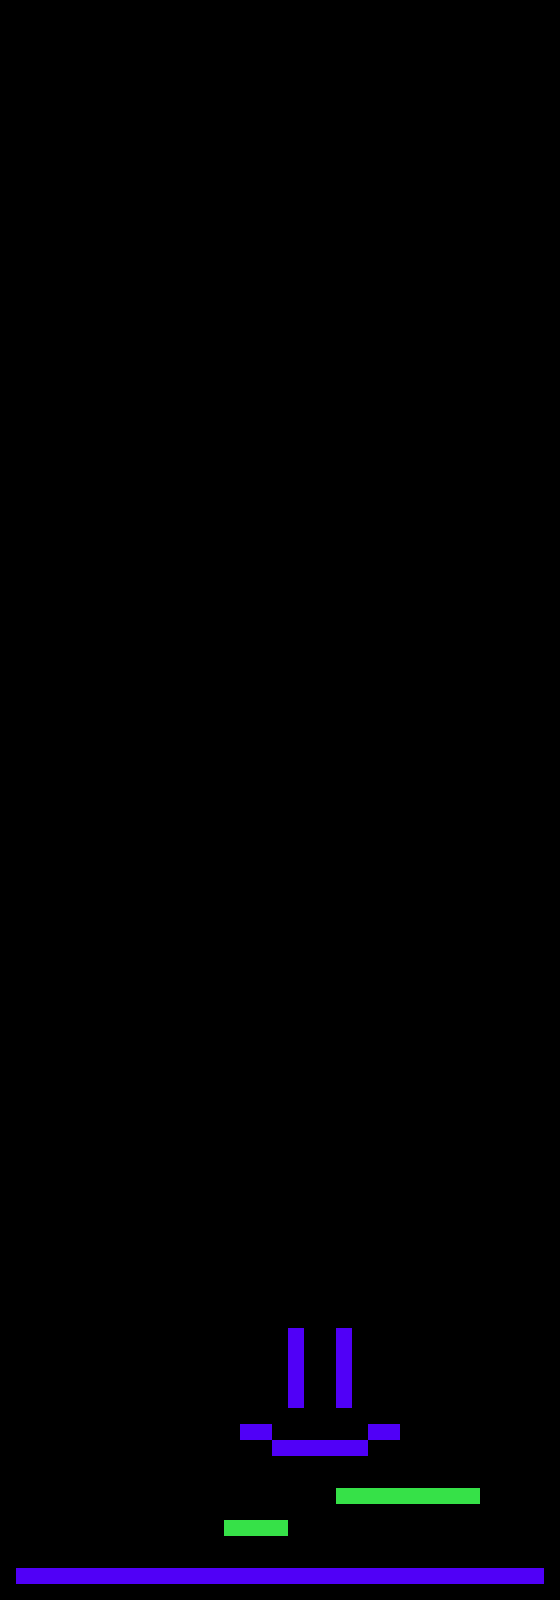

This is a level from a 2D game, rendered from its Tiled map with the project's own tilesets. A one-line summary and the complete map file follow:
An orthogonal 35x100 tile map with 16x16 px tiles, 1 tile layer (Tile Layer 1) and 5 objects.

<map version="1.5" tiledversion="1.7.2" orientation="orthogonal" renderorder="right-down" width="35" height="100" tilewidth="16" tileheight="16" infinite="0" nextlayerid="3" nextobjectid="22">
 <tileset firstgid="1" source="Tilesheet.tsx" />
 <layer id="1" name="Tile Layer 1" width="35" height="100">
  <data encoding="csv">
0,0,0,0,0,0,0,0,0,0,0,0,0,0,0,0,0,0,0,0,0,0,0,0,0,0,0,0,0,0,0,0,0,0,0,
0,0,0,0,0,0,0,0,0,0,0,0,0,0,0,0,0,0,0,0,0,0,0,0,0,0,0,0,0,0,0,0,0,0,0,
0,0,0,0,0,0,0,0,0,0,0,0,0,0,0,0,0,0,0,0,0,0,0,0,0,0,0,0,0,0,0,0,0,0,0,
0,0,0,0,0,0,0,0,0,0,0,0,0,0,0,0,0,0,0,0,0,0,0,0,0,0,0,0,0,0,0,0,0,0,0,
0,0,0,0,0,0,0,0,0,0,0,0,0,0,0,0,0,0,0,0,0,0,0,0,0,0,0,0,0,0,0,0,0,0,0,
0,0,0,0,0,0,0,0,0,0,0,0,0,0,0,0,0,0,0,0,0,0,0,0,0,0,0,0,0,0,0,0,0,0,0,
0,0,0,0,0,0,0,0,0,0,0,0,0,0,0,0,0,0,0,0,0,0,0,0,0,0,0,0,0,0,0,0,0,0,0,
0,0,0,0,0,0,0,0,0,0,0,0,0,0,0,0,0,0,0,0,0,0,0,0,0,0,0,0,0,0,0,0,0,0,0,
0,0,0,0,0,0,0,0,0,0,0,0,0,0,0,0,0,0,0,0,0,0,0,0,0,0,0,0,0,0,0,0,0,0,0,
0,0,0,0,0,0,0,0,0,0,0,0,0,0,0,0,0,0,0,0,0,0,0,0,0,0,0,0,0,0,0,0,0,0,0,
0,0,0,0,0,0,0,0,0,0,0,0,0,0,0,0,0,0,0,0,0,0,0,0,0,0,0,0,0,0,0,0,0,0,0,
0,0,0,0,0,0,0,0,0,0,0,0,0,0,0,0,0,0,0,0,0,0,0,0,0,0,0,0,0,0,0,0,0,0,0,
0,0,0,0,0,0,0,0,0,0,0,0,0,0,0,0,0,0,0,0,0,0,0,0,0,0,0,0,0,0,0,0,0,0,0,
0,0,0,0,0,0,0,0,0,0,0,0,0,0,0,0,0,0,0,0,0,0,0,0,0,0,0,0,0,0,0,0,0,0,0,
0,0,0,0,0,0,0,0,0,0,0,0,0,0,0,0,0,0,0,0,0,0,0,0,0,0,0,0,0,0,0,0,0,0,0,
0,0,0,0,0,0,0,0,0,0,0,0,0,0,0,0,0,0,0,0,0,0,0,0,0,0,0,0,0,0,0,0,0,0,0,
0,0,0,0,0,0,0,0,0,0,0,0,0,0,0,0,0,0,0,0,0,0,0,0,0,0,0,0,0,0,0,0,0,0,0,
0,0,0,0,0,0,0,0,0,0,0,0,0,0,0,0,0,0,0,0,0,0,0,0,0,0,0,0,0,0,0,0,0,0,0,
0,0,0,0,0,0,0,0,0,0,0,0,0,0,0,0,0,0,0,0,0,0,0,0,0,0,0,0,0,0,0,0,0,0,0,
0,0,0,0,0,0,0,0,0,0,0,0,0,0,0,0,0,0,0,0,0,0,0,0,0,0,0,0,0,0,0,0,0,0,0,
0,0,0,0,0,0,0,0,0,0,0,0,0,0,0,0,0,0,0,0,0,0,0,0,0,0,0,0,0,0,0,0,0,0,0,
0,0,0,0,0,0,0,0,0,0,0,0,0,0,0,0,0,0,0,0,0,0,0,0,0,0,0,0,0,0,0,0,0,0,0,
0,0,0,0,0,0,0,0,0,0,0,0,0,0,0,0,0,0,0,0,0,0,0,0,0,0,0,0,0,0,0,0,0,0,0,
0,0,0,0,0,0,0,0,0,0,0,0,0,0,0,0,0,0,0,0,0,0,0,0,0,0,0,0,0,0,0,0,0,0,0,
0,0,0,0,0,0,0,0,0,0,0,0,0,0,0,0,0,0,0,0,0,0,0,0,0,0,0,0,0,0,0,0,0,0,0,
0,0,0,0,0,0,0,0,0,0,0,0,0,0,0,0,0,0,0,0,0,0,0,0,0,0,0,0,0,0,0,0,0,0,0,
0,0,0,0,0,0,0,0,0,0,0,0,0,0,0,0,0,0,0,0,0,0,0,0,0,0,0,0,0,0,0,0,0,0,0,
0,0,0,0,0,0,0,0,0,0,0,0,0,0,0,0,0,0,0,0,0,0,0,0,0,0,0,0,0,0,0,0,0,0,0,
0,0,0,0,0,0,0,0,0,0,0,0,0,0,0,0,0,0,0,0,0,0,0,0,0,0,0,0,0,0,0,0,0,0,0,
0,0,0,0,0,0,0,0,0,0,0,0,0,0,0,0,0,0,0,0,0,0,0,0,0,0,0,0,0,0,0,0,0,0,0,
0,0,0,0,0,0,0,0,0,0,0,0,0,0,0,0,0,0,0,0,0,0,0,0,0,0,0,0,0,0,0,0,0,0,0,
0,0,0,0,0,0,0,0,0,0,0,0,0,0,0,0,0,0,0,0,0,0,0,0,0,0,0,0,0,0,0,0,0,0,0,
0,0,0,0,0,0,0,0,0,0,0,0,0,0,0,0,0,0,0,0,0,0,0,0,0,0,0,0,0,0,0,0,0,0,0,
0,0,0,0,0,0,0,0,0,0,0,0,0,0,0,0,0,0,0,0,0,0,0,0,0,0,0,0,0,0,0,0,0,0,0,
0,0,0,0,0,0,0,0,0,0,0,0,0,0,0,0,0,0,0,0,0,0,0,0,0,0,0,0,0,0,0,0,0,0,0,
0,0,0,0,0,0,0,0,0,0,0,0,0,0,0,0,0,0,0,0,0,0,0,0,0,0,0,0,0,0,0,0,0,0,0,
0,0,0,0,0,0,0,0,0,0,0,0,0,0,0,0,0,0,0,0,0,0,0,0,0,0,0,0,0,0,0,0,0,0,0,
0,0,0,0,0,0,0,0,0,0,0,0,0,0,0,0,0,0,0,0,0,0,0,0,0,0,0,0,0,0,0,0,0,0,0,
0,0,0,0,0,0,0,0,0,0,0,0,0,0,0,0,0,0,0,0,0,0,0,0,0,0,0,0,0,0,0,0,0,0,0,
0,0,0,0,0,0,0,0,0,0,0,0,0,0,0,0,0,0,0,0,0,0,0,0,0,0,0,0,0,0,0,0,0,0,0,
0,0,0,0,0,0,0,0,0,0,0,0,0,0,0,0,0,0,0,0,0,0,0,0,0,0,0,0,0,0,0,0,0,0,0,
0,0,0,0,0,0,0,0,0,0,0,0,0,0,0,0,0,0,0,0,0,0,0,0,0,0,0,0,0,0,0,0,0,0,0,
0,0,0,0,0,0,0,0,0,0,0,0,0,0,0,0,0,0,0,0,0,0,0,0,0,0,0,0,0,0,0,0,0,0,0,
0,0,0,0,0,0,0,0,0,0,0,0,0,0,0,0,0,0,0,0,0,0,0,0,0,0,0,0,0,0,0,0,0,0,0,
0,0,0,0,0,0,0,0,0,0,0,0,0,0,0,0,0,0,0,0,0,0,0,0,0,0,0,0,0,0,0,0,0,0,0,
0,0,0,0,0,0,0,0,0,0,0,0,0,0,0,0,0,0,0,0,0,0,0,0,0,0,0,0,0,0,0,0,0,0,0,
0,0,0,0,0,0,0,0,0,0,0,0,0,0,0,0,0,0,0,0,0,0,0,0,0,0,0,0,0,0,0,0,0,0,0,
0,0,0,0,0,0,0,0,0,0,0,0,0,0,0,0,0,0,0,0,0,0,0,0,0,0,0,0,0,0,0,0,0,0,0,
0,0,0,0,0,0,0,0,0,0,0,0,0,0,0,0,0,0,0,0,0,0,0,0,0,0,0,0,0,0,0,0,0,0,0,
0,0,0,0,0,0,0,0,0,0,0,0,0,0,0,0,0,0,0,0,0,0,0,0,0,0,0,0,0,0,0,0,0,0,0,
0,0,0,0,0,0,0,0,0,0,0,0,0,0,0,0,0,0,0,0,0,0,0,0,0,0,0,0,0,0,0,0,0,0,0,
0,0,0,0,0,0,0,0,0,0,0,0,0,0,0,0,0,0,0,0,0,0,0,0,0,0,0,0,0,0,0,0,0,0,0,
0,0,0,0,0,0,0,0,0,0,0,0,0,0,0,0,0,0,0,0,0,0,0,0,0,0,0,0,0,0,0,0,0,0,0,
0,0,0,0,0,0,0,0,0,0,0,0,0,0,0,0,0,0,0,0,0,0,0,0,0,0,0,0,0,0,0,0,0,0,0,
0,0,0,0,0,0,0,0,0,0,0,0,0,0,0,0,0,0,0,0,0,0,0,0,0,0,0,0,0,0,0,0,0,0,0,
0,0,0,0,0,0,0,0,0,0,0,0,0,0,0,0,0,0,0,0,0,0,0,0,0,0,0,0,0,0,0,0,0,0,0,
0,0,0,0,0,0,0,0,0,0,0,0,0,0,0,0,0,0,0,0,0,0,0,0,0,0,0,0,0,0,0,0,0,0,0,
0,0,0,0,0,0,0,0,0,0,0,0,0,0,0,0,0,0,0,0,0,0,0,0,0,0,0,0,0,0,0,0,0,0,0,
0,0,0,0,0,0,0,0,0,0,0,0,0,0,0,0,0,0,0,0,0,0,0,0,0,0,0,0,0,0,0,0,0,0,0,
0,0,0,0,0,0,0,0,0,0,0,0,0,0,0,0,0,0,0,0,0,0,0,0,0,0,0,0,0,0,0,0,0,0,0,
0,0,0,0,0,0,0,0,0,0,0,0,0,0,0,0,0,0,0,0,0,0,0,0,0,0,0,0,0,0,0,0,0,0,0,
0,0,0,0,0,0,0,0,0,0,0,0,0,0,0,0,0,0,0,0,0,0,0,0,0,0,0,0,0,0,0,0,0,0,0,
0,0,0,0,0,0,0,0,0,0,0,0,0,0,0,0,0,0,0,0,0,0,0,0,0,0,0,0,0,0,0,0,0,0,0,
0,0,0,0,0,0,0,0,0,0,0,0,0,0,0,0,0,0,0,0,0,0,0,0,0,0,0,0,0,0,0,0,0,0,0,
0,0,0,0,0,0,0,0,0,0,0,0,0,0,0,0,0,0,0,0,0,0,0,0,0,0,0,0,0,0,0,0,0,0,0,
0,0,0,0,0,0,0,0,0,0,0,0,0,0,0,0,0,0,0,0,0,0,0,0,0,0,0,0,0,0,0,0,0,0,0,
0,0,0,0,0,0,0,0,0,0,0,0,0,0,0,0,0,0,0,0,0,0,0,0,0,0,0,0,0,0,0,0,0,0,0,
0,0,0,0,0,0,0,0,0,0,0,0,0,0,0,0,0,0,0,0,0,0,0,0,0,0,0,0,0,0,0,0,0,0,0,
0,0,0,0,0,0,0,0,0,0,0,0,0,0,0,0,0,0,0,0,0,0,0,0,0,0,0,0,0,0,0,0,0,0,0,
0,0,0,0,0,0,0,0,0,0,0,0,0,0,0,0,0,0,0,0,0,0,0,0,0,0,0,0,0,0,0,0,0,0,0,
0,0,0,0,0,0,0,0,0,0,0,0,0,0,0,0,0,0,0,0,0,0,0,0,0,0,0,0,0,0,0,0,0,0,0,
0,0,0,0,0,0,0,0,0,0,0,0,0,0,0,0,0,0,0,0,0,0,0,0,0,0,0,0,0,0,0,0,0,0,0,
0,0,0,0,0,0,0,0,0,0,0,0,0,0,0,0,0,0,0,0,0,0,0,0,0,0,0,0,0,0,0,0,0,0,0,
0,0,0,0,0,0,0,0,0,0,0,0,0,0,0,0,0,0,0,0,0,0,0,0,0,0,0,0,0,0,0,0,0,0,0,
0,0,0,0,0,0,0,0,0,0,0,0,0,0,0,0,0,0,0,0,0,0,0,0,0,0,0,0,0,0,0,0,0,0,0,
0,0,0,0,0,0,0,0,0,0,0,0,0,0,0,0,0,0,0,0,0,0,0,0,0,0,0,0,0,0,0,0,0,0,0,
0,0,0,0,0,0,0,0,0,0,0,0,0,0,0,0,0,0,0,0,0,0,0,0,0,0,0,0,0,0,0,0,0,0,0,
0,0,0,0,0,0,0,0,0,0,0,0,0,0,0,0,0,0,0,0,0,0,0,0,0,0,0,0,0,0,0,0,0,0,0,
0,0,0,0,0,0,0,0,0,0,0,0,0,0,0,0,0,0,0,0,0,0,0,0,0,0,0,0,0,0,0,0,0,0,0,
0,0,0,0,0,0,0,0,0,0,0,0,0,0,0,0,0,0,0,0,0,0,0,0,0,0,0,0,0,0,0,0,0,0,0,
0,0,0,0,0,0,0,0,0,0,0,0,0,0,0,0,0,0,0,0,0,0,0,0,0,0,0,0,0,0,0,0,0,0,0,
0,0,0,0,0,0,0,0,0,0,0,0,0,0,0,0,0,0,0,0,0,0,0,0,0,0,0,0,0,0,0,0,0,0,0,
0,0,0,0,0,0,0,0,0,0,0,0,0,0,0,0,0,0,0,0,0,0,0,0,0,0,0,0,0,0,0,0,0,0,0,
0,0,0,0,0,0,0,0,0,0,0,0,0,0,0,0,0,0,1,0,0,1,0,0,0,0,0,0,0,0,0,0,0,0,0,
0,0,0,0,0,0,0,0,0,0,0,0,0,0,0,0,0,0,1,0,0,1,0,0,0,0,0,0,0,0,0,0,0,0,0,
0,0,0,0,0,0,0,0,0,0,0,0,0,0,0,0,0,0,1,0,0,1,0,0,0,0,0,0,0,0,0,0,0,0,0,
0,0,0,0,0,0,0,0,0,0,0,0,0,0,0,0,0,0,1,0,0,1,0,0,0,0,0,0,0,0,0,0,0,0,0,
0,0,0,0,0,0,0,0,0,0,0,0,0,0,0,0,0,0,1,0,0,1,0,0,0,0,0,0,0,0,0,0,0,0,0,
0,0,0,0,0,0,0,0,0,0,0,0,0,0,0,0,0,0,0,0,0,0,0,0,0,0,0,0,0,0,0,0,0,0,0,
0,0,0,0,0,0,0,0,0,0,0,0,0,0,0,1,1,0,0,0,0,0,0,1,1,0,0,0,0,0,0,0,0,0,0,
0,0,0,0,0,0,0,0,0,0,0,0,0,0,0,0,0,1,1,1,1,1,1,0,0,0,0,0,0,0,0,0,0,0,0,
0,0,0,0,0,0,0,0,0,0,0,0,0,0,0,0,0,0,0,0,0,0,0,0,0,0,0,0,0,0,0,0,0,0,0,
0,0,0,0,0,0,0,0,0,0,0,0,0,0,0,0,0,0,0,0,0,0,0,0,0,0,0,0,0,0,0,0,0,0,0,
0,0,0,0,0,0,0,0,0,0,0,0,0,0,0,0,0,0,0,0,0,2,2,2,2,2,2,2,2,2,0,0,0,0,0,
0,0,0,0,0,0,0,0,0,0,0,0,0,0,0,0,0,0,0,0,0,0,0,0,0,0,0,0,0,0,0,0,0,0,0,
0,0,0,0,0,0,0,0,0,0,0,0,0,0,2,2,2,2,0,0,0,0,0,0,0,0,0,0,0,0,0,0,0,0,0,
0,0,0,0,0,0,0,0,0,0,0,0,0,0,0,0,0,0,0,0,0,0,0,0,0,0,0,0,0,0,0,0,0,0,0,
0,0,0,0,0,0,0,0,0,0,0,0,0,0,0,0,0,0,0,0,0,0,0,0,0,0,0,0,0,0,0,0,0,0,0,
0,1,1,1,1,1,1,1,1,1,1,1,1,1,1,1,1,1,1,1,1,1,1,1,1,1,1,1,1,1,1,1,1,1,0,
0,0,0,0,0,0,0,0,0,0,0,0,0,0,0,0,0,0,0,0,0,0,0,0,0,0,0,0,0,0,0,0,0,0,0
</data>
 </layer>
 <objectgroup id="2" name="platform">
  <object id="3" x="224" y="1520">
   <polyline points="0,0 64,0 64,16 0,16 0,0" />
  </object>
  <object id="6" x="336" y="1488">
   <polyline points="0,0 144,0 144,16 0,16 0,0" />
  </object>
  <object id="12" x="16" y="1568">
   <polyline points="0,0 528,0 528,16 0,16 0,0" />
  </object>
  <object id="20" x="132.667" y="1234" width="98" height="111.333" />
  <object id="21" x="273.333" y="1331.33" />
 </objectgroup>
</map>
